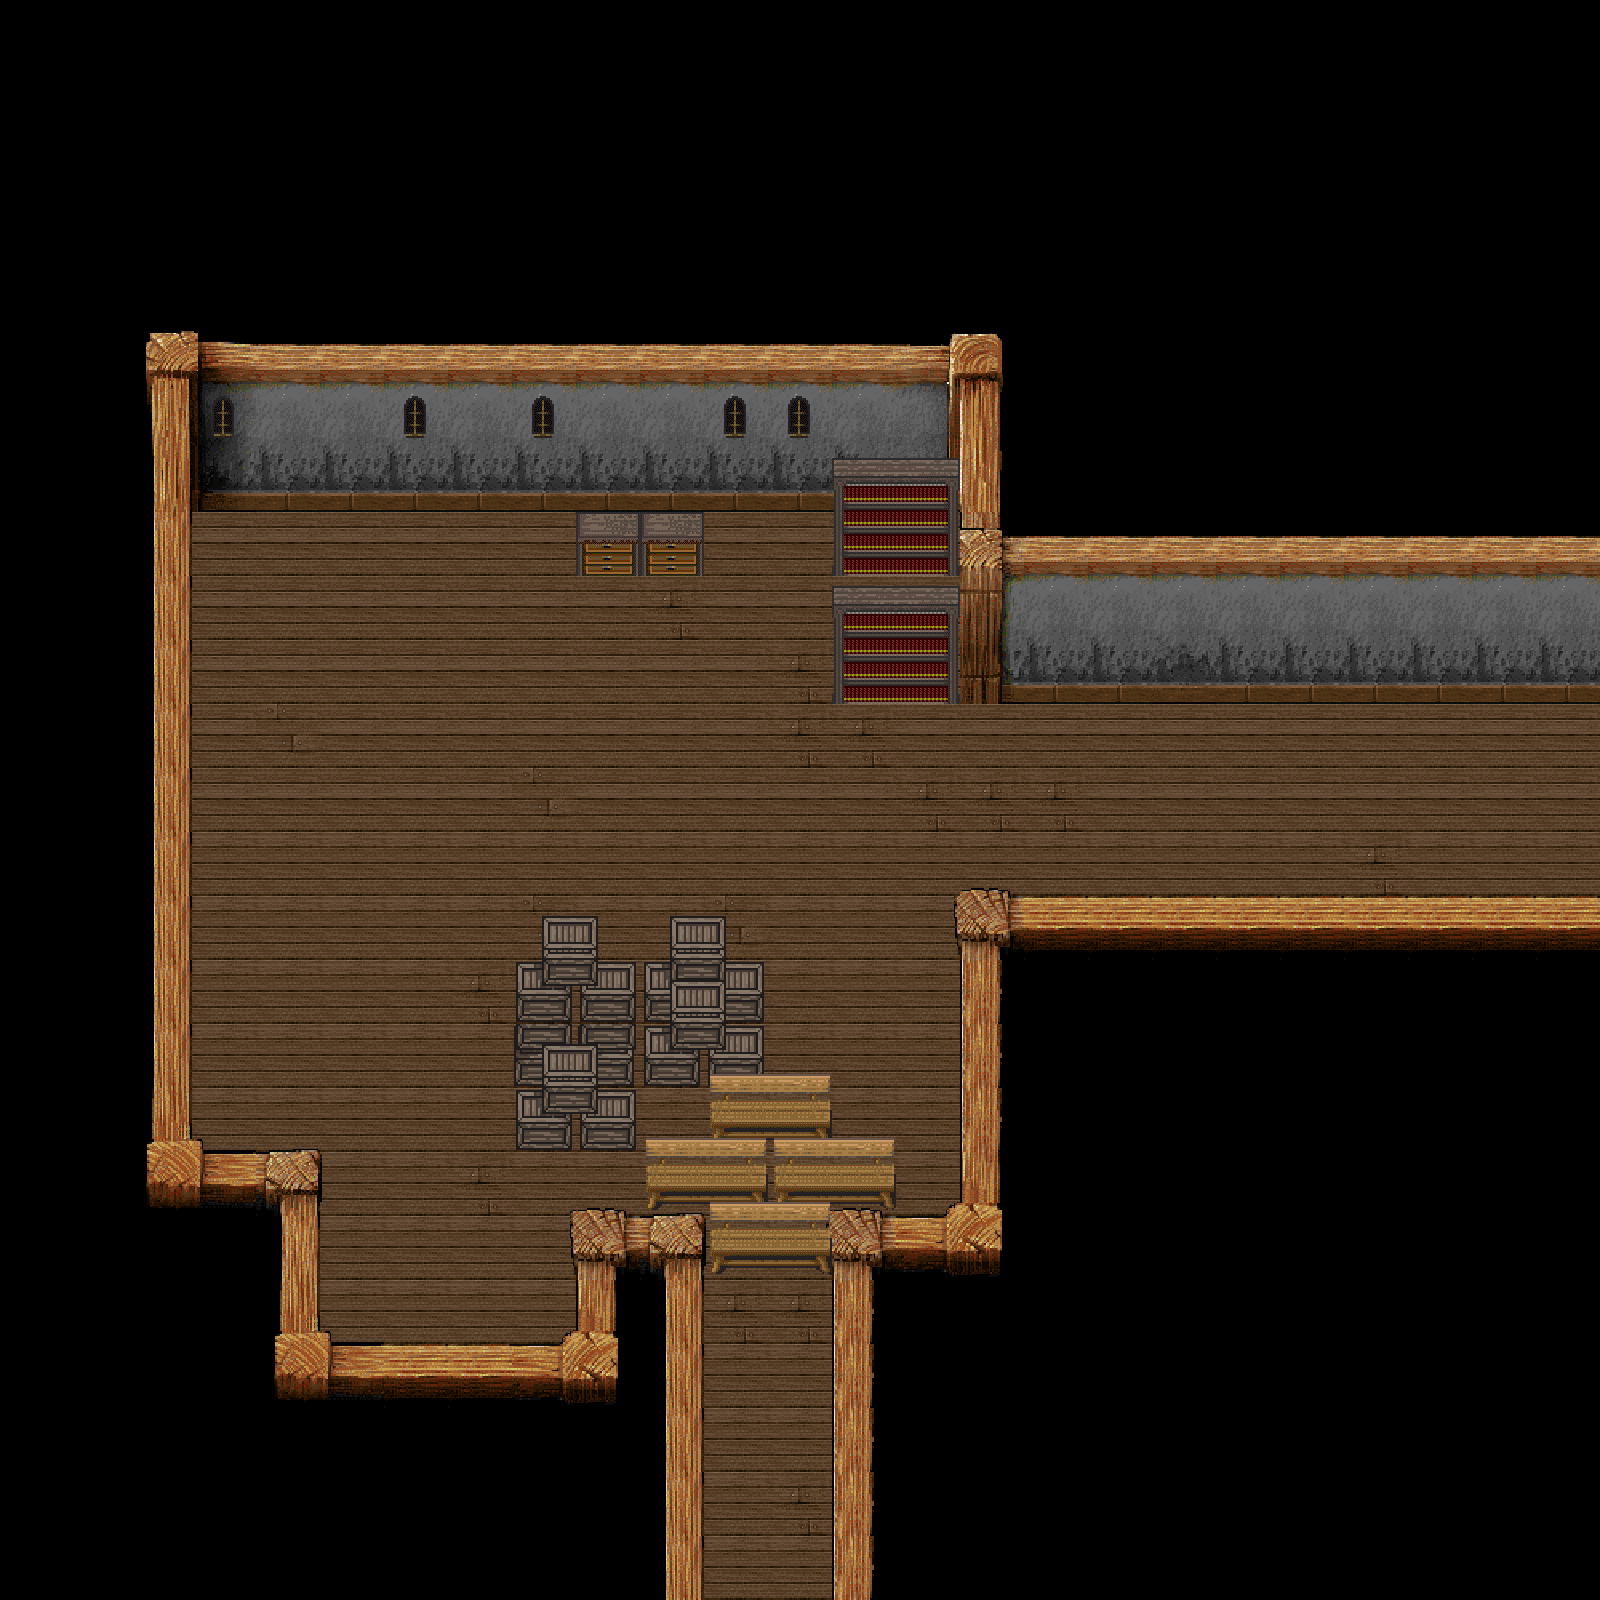

This is a level from a 2D game, rendered from its Tiled map with the project's own tilesets. A one-line summary and the map file follow, with tile-layer data summarised:
An orthogonal 25x25 tile map with 64x64 px tiles, 6 tile layers (Background tiles, Walls, Below entities, Entity Level, ...), 3 tilesets and 23 objects (onClick).

<map version="1.0" orientation="orthogonal" width="25" height="25" tilewidth="64" tileheight="64">
 <tileset firstgid="1" name="VILINT" tilewidth="64" tileheight="64">
  <image source="test/VILINT.png" trans="4b637f" width="1024" height="768" />
 </tileset>
 <tileset firstgid="193" name="Castle2" tilewidth="64" tileheight="64">
  <image source="test/Castle2.png" trans="4b637f" width="1024" height="1024" />
 </tileset>
 <tileset firstgid="449" name="PAVEANDVILFLR" tilewidth="64" tileheight="64">
  <image source="test/PAVEANDVILFLR.png" trans="4b637f" width="1024" height="768" />
 </tileset>
 <layer name="Background tiles" width="25" height="25">
  <data>[625 cells, 186 non-empty, 4 distinct tile ids]</data>
 </layer>
 <layer name="Walls" width="25" height="25">
  <data>[625 cells, 141 non-empty, 39 distinct tile ids]</data>
 </layer>
 <layer name="Below entities" width="25" height="25">
  <data>[625 cells, 11 non-empty, 6 distinct tile ids]</data>
 </layer>
 <layer name="Entity Level" width="25" height="25">
  <data>[625 cells, 30 non-empty, 11 distinct tile ids]</data>
 </layer>
 <layer name="Above Entities" width="25" height="25">
  <data>[625 cells, 8 non-empty, 2 distinct tile ids]</data>
 </layer>
 <layer name="Way above" width="25" height="25">
  <data>[625 cells, 0 non-empty, 0 distinct tile ids]</data>
 </layer>
 <objectgroup name="Collisions" width="25" height="25">
  <object x="520" y="1094" width="115" height="51" />
  <object x="520" y="967" width="113" height="50" />
  <object x="522" y="1032" width="241" height="54" />
  <object x="713" y="1093" width="110" height="165" />
  <object x="649" y="1151" width="234" height="52" />
  <object x="151" y="335" width="676" height="171" />
  <object x="129" y="441" width="61" height="768" />
  <object x="179" y="1163" width="129" height="47" />
  <object x="169" y="1155" width="144" height="24" />
  <object x="279" y="1161" width="41" height="213" />
  <object x="299" y="1348" width="311" height="32" />
  <object x="571" y="1211" width="44" height="171" />
  <object x="603" y="1216" width="97" height="40" />
  <object x="671" y="1232" width="28" height="200" />
  <object x="829" y="1216" width="44" height="461" />
  <object x="856" y="1216" width="149" height="52" />
  <object x="965" y="896" width="665" height="63" />
  <object x="963" y="541" width="675" height="159" />
  <object x="953" y="337" width="40" height="361" />
  <object x="799" y="335" width="183" height="171" />
 </objectgroup>
 <objectgroup name="Boundaries" width="25" height="25">
  <object x="514" y="898" width="123" height="124" />
  <object x="514" y="1026" width="123" height="122" />
 </objectgroup>
 <objectgroup name="Events" width="25" height="25">
  <object name="warp!!" type="onClick" x="589" y="519" width="111" height="50">
   <properties>
    <property name="runScript" value="21" />
   </properties>
  </object>
 </objectgroup>
</map>
